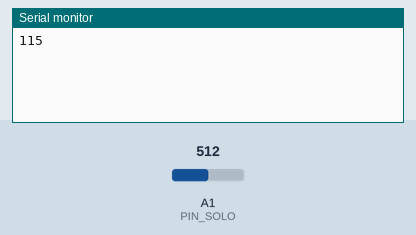
Simulated run of this sketch. Board: Arduino Uno, built with avr-gcc and run on an emulated ATmega328P. On the bench: the last lines printed to the serial monitor. The inputs (shaded band) are chosen by the test bench; at power-on: A1 (PIN_SOLO) = 512.

Above: at 2.8 s.
2.9 s: A1 (PIN_SOLO) set to 716
At 5.0 s:
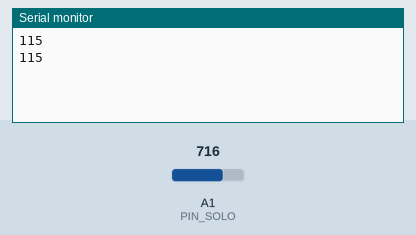
5.6 s: A1 (PIN_SOLO) set to 900
At 6.5 s:
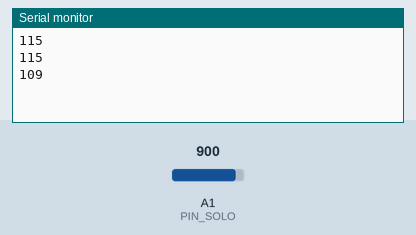
Timing chart, 0 to 8.6 s (numbered marks = the images above; inputs shaded):
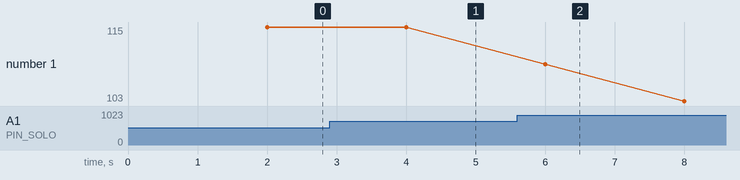

The sketch:

So-testar-sensor-humid-solo.ino
```cpp
#define PIN_SOLO 15
int umidade_do_solo;

void iniciaSensorSolo() {
  pinMode(PIN_SOLO, INPUT);
}

void medeUmidadeDoSolo() {
  umidade_do_solo = map (analogRead (PIN_SOLO), 4095, 1000, 0, 100);
  delay(2000);
}

void setup() {
  Serial.begin(9600);
  iniciaSensorSolo();
}

void loop() {
  medeUmidadeDoSolo();
  Serial.println(umidade_do_solo);
}
```

Measured:
- plotted number 1: 115 → 103 after the input at 5.6 s
